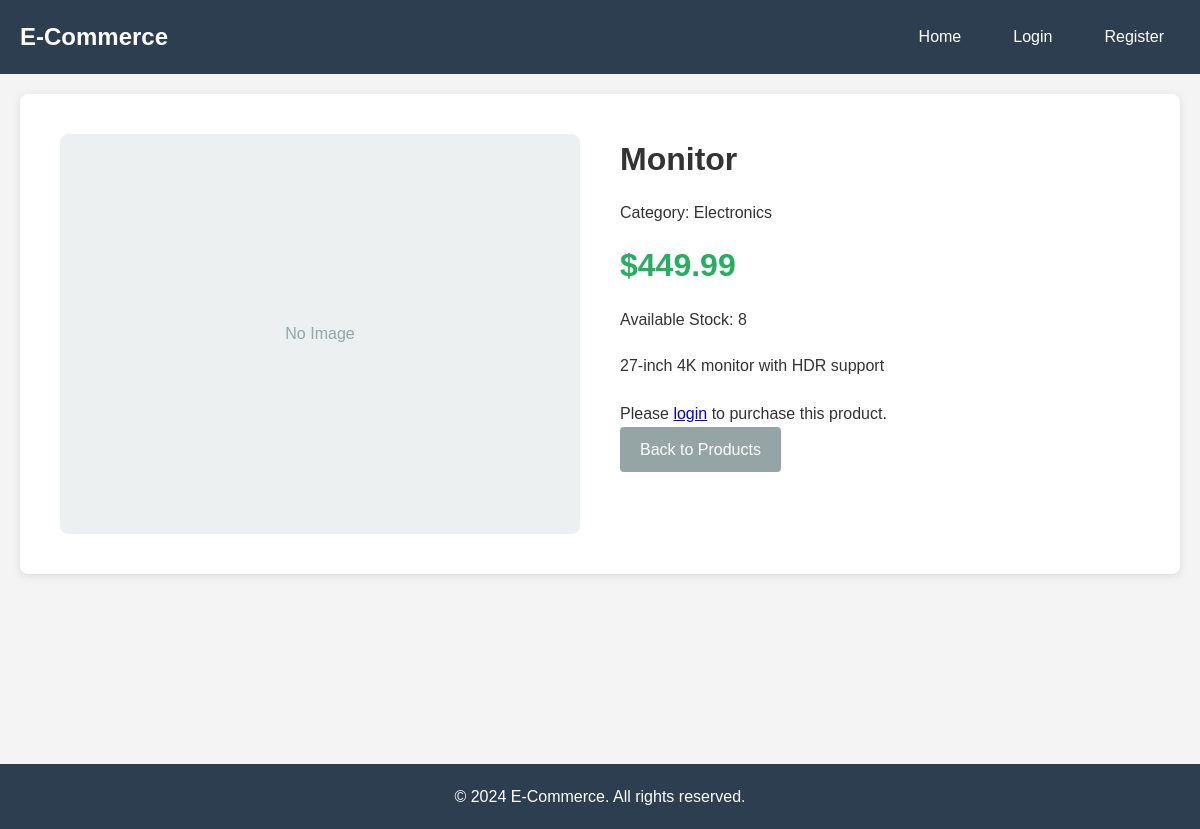
Page /product/10/ on the committed database.
### products/models.py (models this page shows, shortened)
class Product(models.Model):
    name = models.CharField(max_length=200)
    description = models.TextField()
    price = models.DecimalField(max_digits=10, decimal_places=2, validators=[MinValueValidator(0)])
    stock = models.IntegerField(validators=[MinValueValidator(0)])
    image = models.ImageField(upload_to='products/', blank=True, null=True)
    category = models.CharField(max_length=100)
    created_at = models.DateTimeField(auto_now_add=True)
    updated_at = models.DateTimeField(auto_now=True)
    is_active = models.BooleanField(default=True)
    class Meta:
        ordering = ['-created_at']

### products/views.py (the view)
# urls.py: path('product/<int:product_id>/', views.product_detail, name='product_detail'),
def product_detail(request, product_id):
    product = ProductService.get_product_by_id(product_id)
    if not product:
        messages.error(request, 'Product not found')
        return redirect('homepage')
    context = {'product': product}
    return render(request, 'products/product_detail.html', context)

### products/services.py (called while the page is built)
    @staticmethod
    def get_product_by_id(product_id):
        try:
            return Product.objects.get(id=product_id, is_active=True)
        except Product.DoesNotExist:
            return None

### products/templates/products/product_detail.html (shortened to what this page needs)
{% extends 'base.html' %}
{% load static %}
{% block content %}
<div class="product-detail">
    <div class="product-detail-container">
        <div class="product-detail-image">
            {% if product.image %}
                <img src="{{ product.image.url }}" alt="{{ product.name }}">
            {% else %}
                <div class="image-placeholder">No Image</div>
            {% endif %}
        </div>
        <div class="product-detail-info">
            <h1>{{ product.name }}</h1>
            <p class="category">Category: {{ product.category }}</p>
            <p class="price">${{ product.price }}</p>
            <p class="stock">Available Stock: {{ product.stock }}</p>
            <p class="description">{{ product.description }}</p>
            {% if user.is_authenticated %}
                <form method="POST" action="{% url 'add_to_cart' product.id %}" class="add-to-cart-form">
                    {% csrf_token %}
                    <label for="quantity">Quantity:</label>
                    <input type="number" name="quantity" id="quantity" value="1" min="1" max="{{ product.stock }}">
                    <button type="submit" class="btn btn-primary">Add to Cart</button>
                </form>
            {% else %}
                <p class="login-message">Please <a href="{% url 'login' %}">login</a> to purchase this product.</p>
            {% endif %}
            <a href="{% url 'homepage' %}" class="btn btn-secondary">Back to Products</a>
        </div>
    </div>
</div>
{% endblock %}

### static/css/style.css (style rules this page uses)
* { margin: 0; padding: 0; box-sizing: border-box; }
body { font-family: 'Arial', sans-serif; line-height: 1.6; color: #333; background-color: #f4f4f4; }
.btn { display: inline-block; padding: 10px 20px; background-color: #3498db; color: white; text-decoration: none; border: none; border-radius: 4px; cursor: pointer; transition: background-color 0.3s; }
.btn-secondary { background-color: #95a5a6; }
.product-detail-container { display: grid; grid-template-columns: 1fr 1fr; gap: 40px; background: white; padding: 40px; border-radius: 8px; box-shadow: 0 2px 8px rgba(0,0,0,0.1); }
.image-placeholder { width: 100%; height: 400px; background-color: #ecf0f1; display: flex; align-items: center; justify-content: center; border-radius: 8px; color: #95a5a6; }
.product-detail-info h1 { font-size: 2rem; margin-bottom: 15px; }
.category, .price, .stock { margin-bottom: 15px; }
.price { font-size: 2rem; font-weight: bold; color: #27ae60; }
.description { margin: 20px 0; line-height: 1.8; }

### rows in the picture
Product: name "Monitor", category "Electronics", price "449.99", stock "8", description "27-inch 4K monitor with HDR support"
